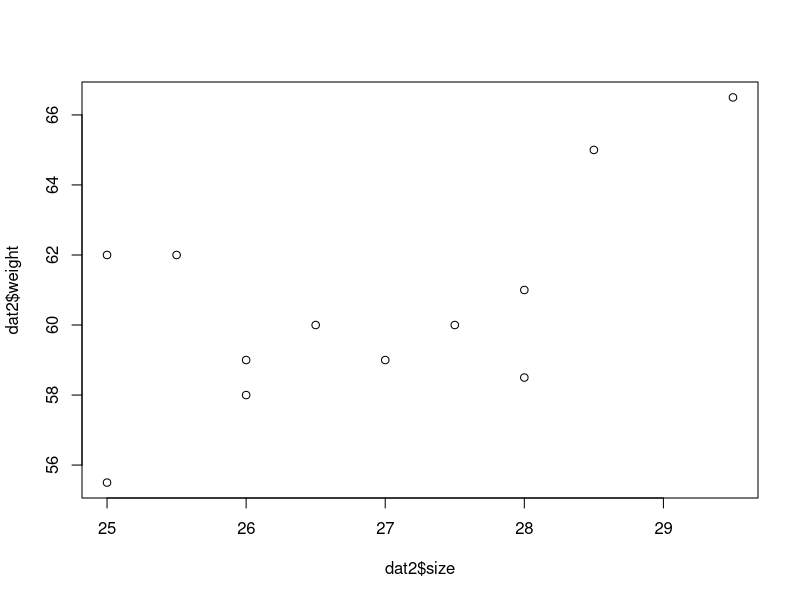

Write R code to recreate this figure. (Note: this script raises an error after producing the figure.)
# data import problems

errdata=read.csv("data/SampleData_w_errors.csv")
errdata
#look at structure of data
str(errdata)
errdata$size
mean(errdata$size)

#problem: weight is not a number
errdata$weight
#this problem is caused by inclusion of #N/A as a value.
# solution: tell R that this is a missing value when importing the data.

errdat=read.csv("data/SampleData_w_errors.csv", na.strings="#N/A")
errdat
errdat$weight

#to deal with th esaem problem in size also designate "**" as NA
errdat=read.csv("data/SampleData_w_errors.csv", na.strings=c("#N/A!","**"))
errdat
mean(errdat$size,na.rm=T)#to calculate something from numeric vector with NAs, tell it to ignore NAs using na.rm=T

names(errdat) #give me the column name
names(errdat)=="X" #are any of the column called "X"?
which(names(errdat)=="X") # which column is called "X"?

errdat[,which(names(errdat)=="X")] #give me the value for the column called "X" in the dataframe "errdat".

dat=errdat[,which(names(errdat)!="X")] # give me all of the columns except the on ecalled "X"
dat

#lets remove any rows that is misssing an individual ID
dat$Indiv_ID
dat2=dat[which(dat$Indiv_ID!=""),]
dat2

#plotting basics:

plot(dat2$size, dat2$weight)#plot one continuos variable against another
plot(dat2$sex, dat2$weight)

plot(dat2$weight~dat2$size) #same plot as 'formula' notation. i.e., y-x

plot(weight~size, data=dat2) # alternative way: use variable name in the formula, then data= to designate the dataframe they come from

boxplot(weight~sex, data=dat2)
boxplot(weight~sex, data=dat2)

